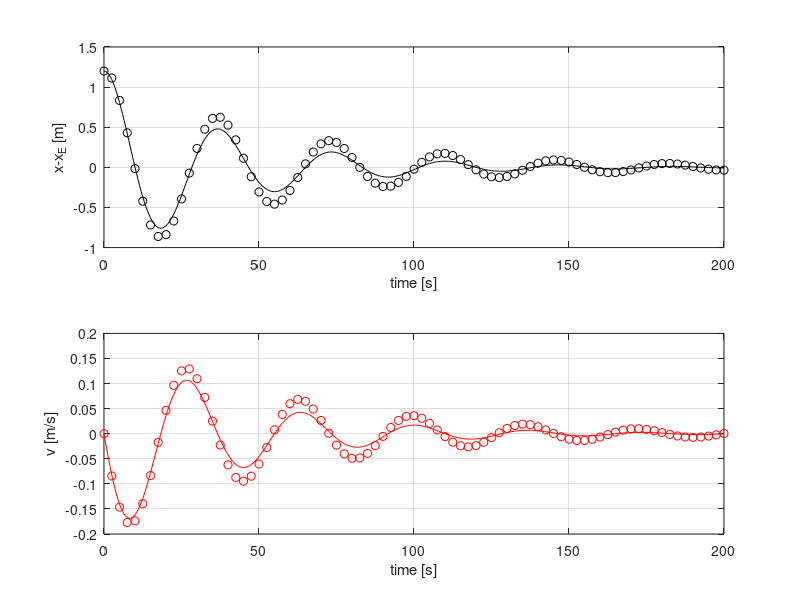

This chart was generated by the following MATLAB code:
clear all

m=100; %mass in kilograms
c=5;  %damping coefficient N.s/m
k=3; %stifness N/m
x0=1.2 %initial position m

dt=5e-1; %time resolution in s
T=200; %final simulation time in s
t=[0:dt:T];

%NUMERICAL SOLUTION VIA FORWARD EULER
N=length(t);
x(1)=x0;
v(1)=0;
%M=[m 0;0 1]; %mass matrix (constant)

for ii=2:N
f=-c*v(ii-1)-k*x(ii-1);
v(ii)=v(ii-1)+f/m*dt;
x(ii)=x(ii-1)+v(ii-1)*dt;
end


%Analytical solution for v=0 & zero forcing
lam1=(-c+sqrt(c^2-4*k*m))/(2*m);
lam2=(-c-sqrt(c^2-4*k*m))/(2*m);
a1=x0/(1-lam1/lam2);
a2=x0-a1;
xa=real(a1*exp(lam1*t)+a2*exp(lam2*t)); %displacement
va=real(lam1*a1*exp(lam1*t)+lam2*a2*exp(lam2*t)); %velocity

%compute rms absolute error for position
rms_x=sqrt(sum((x-xa).^2)/N)
%compute rms absolute error for velocity
rms_v=sqrt(sum((v-va).^2)/N)


%PLOT RESULTS
sk=T/dt/80;
figure(1)
subplot(2,1,1)
plot(t(1:sk:N),x(1:sk:N),'ok')
grid on
hold on
plot(t,xa,'k')
xlabel('time [s]')
ylabel('x-x_E [m]')

subplot(2,1,2)
plot(t(1:sk:N),v(1:sk:N),'or')
grid on
hold on
plot(t,va,'r')

xlabel('time [s]')
ylabel('v [m/s]')


